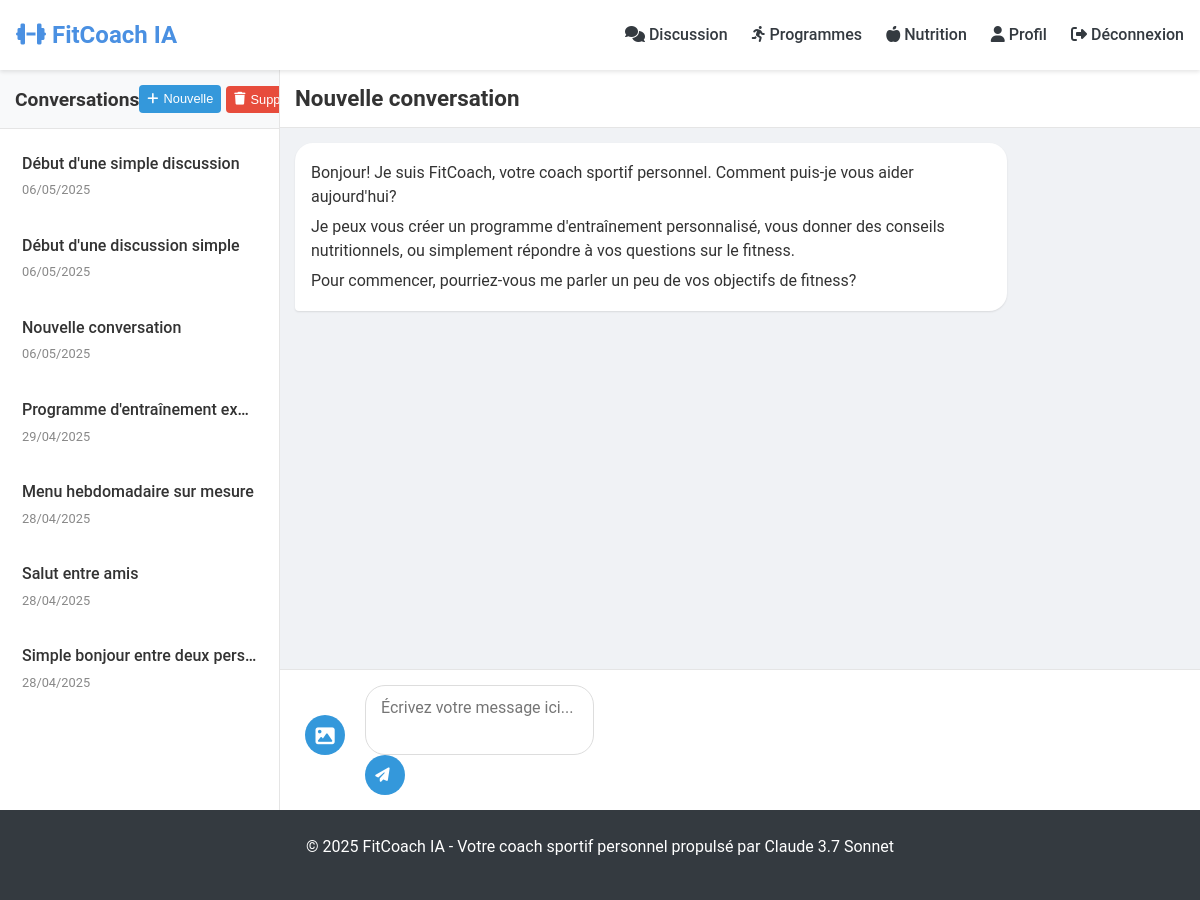
Page /chat (signed in) on the earlier database version.
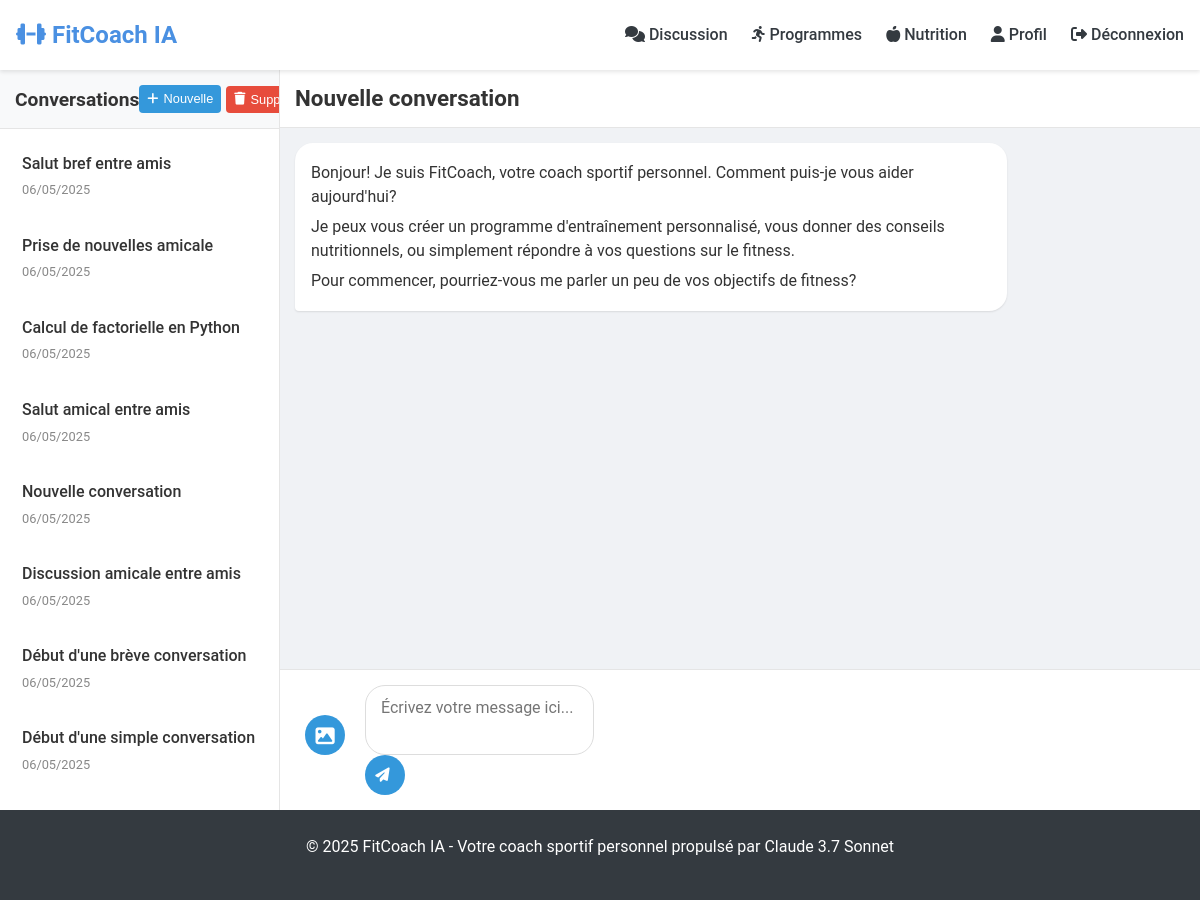
Same page on the later database version.
### models/conversation.py (models this page shows, shortened)
class Conversation(db.Model):
    id = db.Column(db.Integer, primary_key=True)
    user_id = db.Column(db.Integer, db.ForeignKey('user.id'), nullable=False)
    title = db.Column(db.String(100), default="Nouvelle conversation")
    messages = db.relationship('Message', backref='conversation', lazy='dynamic', cascade='all, delete-orphan')
    created_at = db.Column(db.DateTime, default=datetime.utcnow)
    updated_at = db.Column(db.DateTime, default=datetime.utcnow, onupdate=datetime.utcnow)

### app.py (the view, shortened to what this page needs)
@app.route('/chat', methods=['GET'])
@login_required
def chat():
    conversation_id = request.args.get('conversation_id', type=int)
    conversation = None
    if conversation_id:
        conversation = Conversation.query.filter_by(id=conversation_id, user_id=current_user.id).first_or_404()
    conversations = Conversation.query.filter_by(user_id=current_user.id).order_by(Conversation.updated_at.desc()).all()
    prompt = request.args.get('prompt')
    return render_template('chat.html', conversation=conversation, conversations=conversations)

### app.py (called while the page is built)
@login_manager.user_loader
def load_user(user_id):
    return User.query.get(int(user_id))

@app.context_processor
def inject_now():
    return {'now': datetime.utcnow()}

### templates/chat.html (shortened to what this page needs)
{% extends 'base.html' %}
{% block extra_css %}
<link rel="stylesheet" href="{{ url_for('static', filename='css/chat.css') }}">
{% endblock %}
{% block content %}
<div class="chat-container">
    <div class="chat-sidebar">
        <div class="sidebar-header">
            <h3>Conversations</h3>
            <div class="sidebar-actions">
                <button id="new-conversation-btn" class="btn btn-sm btn-primary">
                    <i class="fas fa-plus"></i> Nouvelle
                </button>
                {% if conversations %}
                <form action="{{ url_for('delete_all_conversations') }}" method="POST" onsubmit="return confirm('Êtes-vous sûr de vouloir supprimer toutes vos conversations?');" class="d-inline">
                    <button type="submit" class="btn btn-sm btn-danger">
                        <i class="fas fa-trash"></i> Supprimer tout
                    </button>
                </form>
                {% endif %}
            </div>
        </div>
        <div class="conversation-list">
            {% for conv in conversations %}
            <div class="conversation-item {% if conversation and conv.id == conversation.id %}active{% endif %}"
                 data-id="{{ conv.id }}">
                <div class="conversation-title">{{ conv.title }}</div>
                <div class="conversation-date">{{ conv.updated_at.strftime('%d/%m/%Y') }}</div>
            </div>
            {% else %}
            <div class="no-conversations">
                <p>Aucune conversation. Commencez à discuter avec votre coach!</p>
            </div>
            {% endfor %}
        </div>
    </div>
    <div class="chat-main">
        <div class="chat-header">
            <h2>{% if conversation %}{{ conversation.title }}{% else %}Nouvelle conversation{% endif %}</h2>
        </div>
        <div class="chat-messages" id="chat-messages">
            {% if conversation and conversation.messages.count() > 0 %}
                {% for message in conversation.messages %}
                <div class="message {% if message.role == 'assistant' %}assistant{% else %}user{% endif %}">
                    <div class="message-content">{{ message.content | safe }}</div>
                    <div class="message-time">{{ message.created_at.strftime('%H:%M') }}</div>
                </div>
                {% endfor %}
            {% else %}
                <div class="message assistant">
                    <div class="message-content">
                        <p>Bonjour! Je suis FitCoach, votre coach sportif personnel. Comment puis-je vous aider aujourd'hui?</p>
                        <p>Je peux vous créer un programme d'entraînement personnalisé, vous donner des conseils nutritionnels, ou simplement répondre à vos questions sur le fitness.</p>
                        <p>Pour commencer, pourriez-vous me parler un peu de vos objectifs de fitness?</p>
                    </div>
                </div>
            {% endif %}
        </div>
        <div class="chat-input">
            <form id="chat-form">
                <div class="image-upload-container">
                    <button type="button" id="image-upload-btn" class="image-upload-btn">
                        <i class="fas fa-image"></i>
                    </button>
                </div>
                <div class="input-group">
                    <textarea name="message" id="message-input" placeholder="Écrivez votre message ici..."></textarea>
                    <button type="submit" class="btn btn-primary">
                        <i class="fas fa-paper-plane"></i>
                    </button>
                </div>
            </form>
        </div>
    </div>
</div>
{% endblock %}

### templates/base.html (shortened to what this page needs)
<!DOCTYPE html>
<html lang="fr">
<head>
    <link rel="stylesheet" href="https://cdnjs.cloudflare.com/ajax/libs/font-awesome/6.4.0/css/all.min.css">
    <link rel="stylesheet" href="{{ url_for('static', filename='css/main.css') }}">
    {% block extra_css %}{% endblock %}
</head>
<body>
    <header>
        <nav class="navbar">
            <div class="navbar-brand">
                <a href="{{ url_for('index') }}">
                    <i class="fas fa-dumbbell"></i> FitCoach IA
                </a>
            </div>
            <div class="navbar-menu">
                {% if current_user.is_authenticated %}
                <a href="{{ url_for('chat') }}"><i class="fas fa-comments"></i> Discussion</a>
                <a href="{{ url_for('workout_plans') }}"><i class="fas fa-running"></i> Programmes</a>
                <a href="{{ url_for('nutrition_plans') }}"><i class="fas fa-apple-alt"></i> Nutrition</a>
                <a href="{{ url_for('profile') }}"><i class="fas fa-user"></i> Profil</a>
                <a href="{{ url_for('logout') }}"><i class="fas fa-sign-out-alt"></i> Déconnexion</a>
                {% else %}
                <a href="{{ url_for('login') }}"><i class="fas fa-sign-in-alt"></i> Connexion</a>
                <a href="{{ url_for('register') }}"><i class="fas fa-user-plus"></i> Inscription</a>
                {% endif %}
            </div>
        </nav>
    </header>
    <main>
        {% block content %}{% endblock %}
    </main>
    {% block footer %}
    <footer class="site-footer">
        <div class="footer-content">
            <p>&copy; {{ now.year }} FitCoach IA - Votre coach sportif personnel propulsé par Claude 3.7 Sonnet</p>
        </div>
    </footer>
    {% endblock %}
</body>
</html>

### static/css/main.css (style rules this page uses)
:root { --primary-color: #4a90e2; --primary-dark: #3a7bc8; --primary-light: #6ba5e9; --secondary-color: #6c757d; --success-color: #28a745; --danger-color: #dc3545; --warning-color: #ffc107; --info-color: #17a2b8; --dark-color: #343a40; --light-color: #f8f9fa; --body-bg: #f5f7fa; --body-color: #333; --font-main: 'Roboto', -apple-system, BlinkMacSystemFont, 'Segoe UI', Oxygen, Ubuntu, Cantarell, sans-serif; --border-radius: 8px; --box-shadow: 0 2px 8px rgba(0, 0, 0, 0.1); }
* { margin: 0; padding: 0; box-sizing: border-box; }
body { font-family: var(--font-main); font-size: 16px; line-height: 1.6; color: var(--body-color); background-color: var(--body-bg); min-height: 100vh; display: flex; flex-direction: column; }
a { color: var(--primary-color); text-decoration: none; transition: color 0.2s ease; }
h1, h2, h3, h4, h5, h6 { margin-bottom: 1rem; font-weight: 700; line-height: 1.2; }
h2 { font-size: 2rem; }
h3 { font-size: 1.75rem; }
p { margin-bottom: 1rem; }
header { background-color: white; box-shadow: 0 2px 4px rgba(0, 0, 0, 0.1); position: sticky; top: 0; z-index: 1000; }
main { flex: 1; padding: a2rem 1rem; max-width: 1280px; width: 100%; margin: 0 auto; }
footer { background-color: var(--dark-color); color: white; padding: 1.5rem 0; margin-top: auto; }
.footer-content { max-width: 1280px; margin: 0 auto; text-align: center; padding: 0 1rem; }
.navbar { display: flex; justify-content: space-between; align-items: center; padding: 1rem; max-width: 1280px; margin: 0 auto; }
.navbar-brand { font-size: 1.5rem; font-weight: 700; }
.navbar-brand a { color: var(--primary-color); text-decoration: none; }
.navbar-menu { display: flex; gap: 1.5rem; }
.navbar-menu a { color: var(--dark-color); text-decoration: none; font-weight: 500; transition: color 0.2s ease; }
.btn { display: inline-block; font-weight: 500; text-align: center; white-space: nowrap; vertical-align: middle; user-select: none; border: 1px solid transparent; padding: 0.5rem 1rem; font-size: 1rem; line-height: 1.5; border-radius: var(--border-radius); transition: all 0.2s ease-in-out; cursor: pointer; }
.btn-primary { color: white; background-color: var(--primary-color); border-color: var(--primary-color); }
.btn-sm { padding: 0.25rem 0.5rem; font-size: 0.875rem; }
.btn-danger { background-color: #dc3545; border-color: #dc3545; color: white; }
.d-inline { display: inline; }
input[type="text"], input[type="email"], input[type="password"], input[type="number"], input[type="date"], textarea, select { display: block; width: 100%; padding: 0.5rem; font-size: 1rem; line-height: 1.5; color: var(--body-color); background-color: white; border: 1px solid #ced4da; border-radius: var(--border-radius); transition: border-color 0.15s ease-in-out, box-shadow 0.15s ease-in-out; }
.message-content { line-height: 1.5; }
.message-content p { margin-bottom: 0.75rem; }
.message-content { word-wrap: break-word; overflow-wrap: break-word; }
.message-content p { margin: 6px 0; }

### templates/chat.html (style rules this page uses)
.image-upload-container { margin-bottom: 10px; display: flex; align-items: center; }
.image-upload-btn { background-color: #f0f2f5; border: none; border-radius: 50%; width: 40px; height: 40px; display: flex; align-items: center; justify-content: center; cursor: pointer; transition: background-color 0.2s; }

Differences in the rows shown:
no longer on this page (row unchanged): Conversation: title "Début d'une simple discussion", updated_at "06/05/2025"
no longer on this page (row unchanged): Conversation: title "Début d'une discussion simple", updated_at "06/05/2025"
no longer on this page (row unchanged): Conversation: title "Programme d'entraînement ex…", updated_at "29/04/2025"
no longer on this page (row unchanged): Conversation: title "Menu hebdomadaire sur mesure", updated_at "28/04/2025"
no longer on this page (row unchanged): Conversation: title "Salut entre amis", updated_at "28/04/2025"
no longer on this page (row unchanged): Conversation: title "Simple bonjour entre deux pers…", updated_at "28/04/2025"
added Conversation: title "Salut bref entre amis", updated_at "06/05/2025"
added Conversation: title "Prise de nouvelles amicale", updated_at "06/05/2025"
added Conversation: title "Calcul de factorielle en Python", updated_at "06/05/2025"
added Conversation: title "Salut amical entre amis", updated_at "06/05/2025"
added Conversation: title "Discussion amicale entre amis", updated_at "06/05/2025"
added Conversation: title "Début d'une brève conversation", updated_at "06/05/2025"
added Conversation: title "Début d'une simple conversation", updated_at "06/05/2025"
